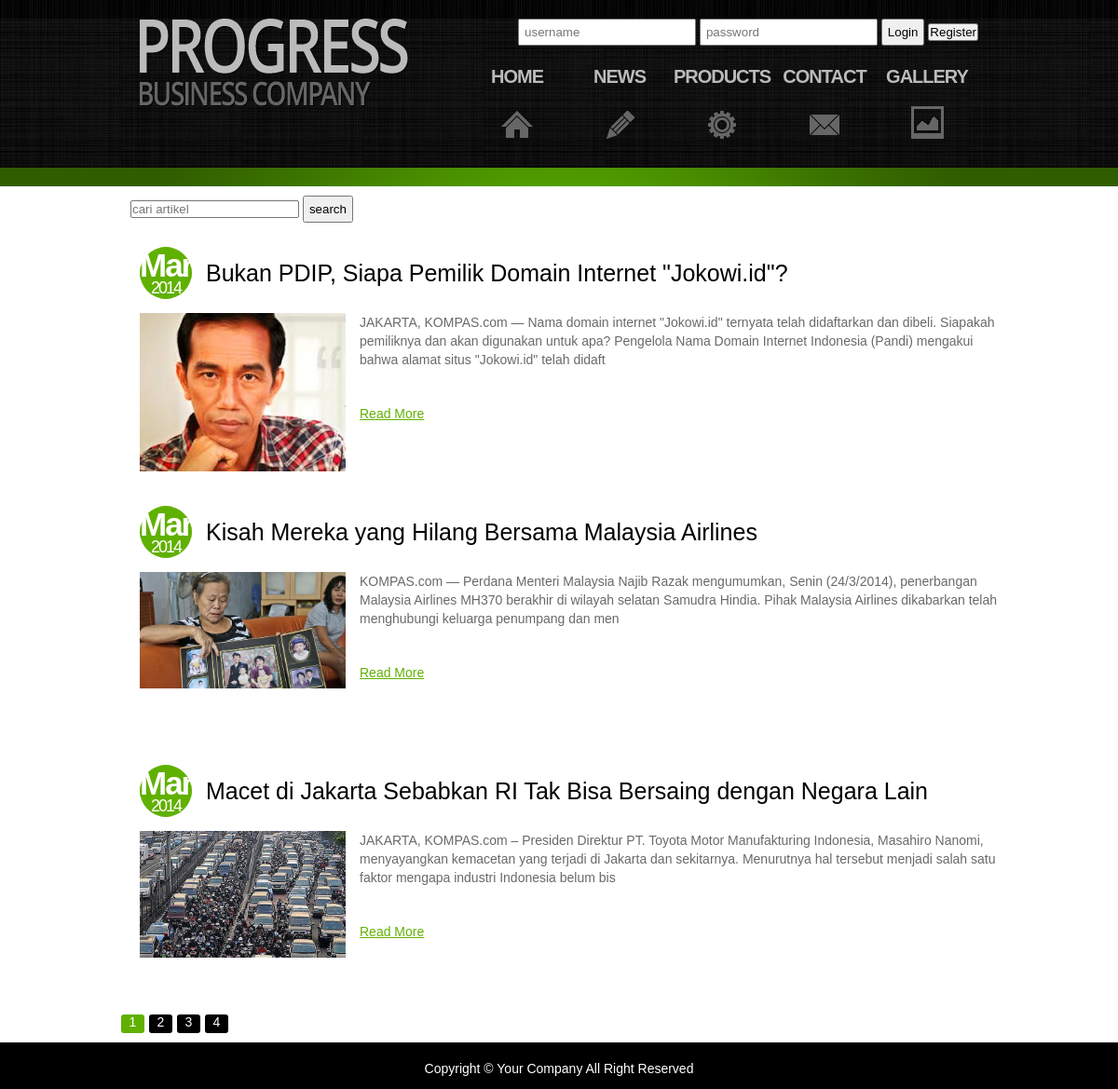
Page /news.php on the committed database.
### tables this page shows
CREATE TABLE IF NOT EXISTS `news_tbl` (
  `id_news` int(10) NOT NULL,
  `title` varchar(255) NOT NULL,
  `description` text NOT NULL,
  `images` varchar(50) NOT NULL,
  `createdate` datetime NOT NULL
);

### news.php (the view, shortened to what this page needs)
<!doctype html>
<html>
<head>
<link href="css/style.css" rel="stylesheet" type="text/css">
</head>
<body>
<div id="wrapper">
  <div id="header">
           <div class="container">
                 <div id="container" clear:both;>
          <div class="login" style="height: 30px; float: right;">
          <?php include "config/config.php";
          if (isset($_SESSION['username'])){ ?>
          <p class="welcome">
            Halo, Selamat Datang <?php echo $_SESSION['username']; ?>
            <a href="process/logout_submit.php">Log Out</a>
          </p>
          <?php }else{ ?>
          <form action="process/login_submit.php" method="post" class="member_frm_lgn">
            <input type="text" name="username" placeholder="username" required>
            <input type="password" name="password" placeholder="password" required>
            <input type="submit" value="Login" >
            <a href="register.php"><input type="button" value="Register"></a>
          </form>
          <?php } ?>
          </div>
        </div>
                <img id="logo" src="images/logo.png">
                <div id="menu">
                    <ul>
                           <li class="nav1"><a href="index.php">HOME</a></li>
                        <li class="nav2"><a href="news.php">NEWS</a></li>
                        <li class="nav3"><a href="products.php">PRODUCTS</a></li>
                        <li class="nav4"><a href="contact.php">CONTACT</a></li>
                        <li class="nav5"><a href="gallery.php">GALLERY</a></li>
                    </ul>
                </div>
           </div>
     </div>
   <div id="greenLine"></div>
        <div id="content">
            <div class="container" clear:both;>
            <div class="top" >
                    <form action="search_news.php" method="get">
                        <input type="text" name="search" placeholder="cari artikel">
                        <input type="submit" value="search">
                    </form>
            </div>
            <?php
                $view = 3;
                if(isset($_GET['page'])){
                  $page_aktif = $_GET['page'];
                }else{
                  $page_aktif = 1;
                }
                $awaldata = ($page_aktif-1)*$view;
                $sql = "SELECT * FROM news_tbl LIMIT $awaldata,$view";
                $qnews = $koneksi->query($sql);
                $rownews = $qnews->fetch_assoc();
                do{
            ?>
              <div class="newsitem">
                  <div class="date_circle"><p class="day">
                  <?php
                    $a=$rownews['createdate'];
                    $b=date('M', strtotime($a));
                    echo $b;
                  ?>
                  <span class="month">
                      <?php
                       $c=date('Y', strtotime($a));
                       echo $c;
                     ?>
                  </span></p></div>
                    <h2 class="news_title"><?php echo $rownews['title']; ?></h2>
                    <div class="img_box" style="width:221px; height:182px; float:left;">
                    <img src="news_images/<?php echo $rownews['images'];?>" class="news_image"></div>
                    <p class="news_synopsis"><?php echo substr($rownews['description'],0,250); ?></p>
                    <a href="news_detail.php?id_news=<?php echo $rownews['id_news']; ?>" class="link_detail">Read More</a>
                </div>
                <?php
                    }while($rownews = $qnews->fetch_assoc());
                ?>
                 <?php
                    $sqltotal = "SELECT * FROM news_tbl";
                    $qtotal = $koneksi->query($sqltotal);
                    $total_data = $qtotal->num_rows;
                    $total_page = ceil($total_data/$view);
                ?>
                <div class="pagination" style="padding-top: 10px; height:30px; ">
                  <?php for ($i=1; $i<=$total_page ; $i++) {
                    if($i==$page_aktif){ ?>
                      <div class="pagelinkactive">
                        <?php echo $i; ?>
                      </div>
                    <?php } else{?>
                      <a href="?page=<?php echo $i; ?>" class="pagelink">
                        <?php echo $i; ?>
                      </a>
                  <?php }
                }?>
                </div>
            </div>
        </div>
        <div id="footer">
            <div class="container">
                <p> Copyright &copy; Your Company All Right Reserved</p>
            </div>
        </div>
</div>
</body>
</html>

### css/style.css (style rules this page uses)
* { margin:0px; padding:0px; }
body { background:#000; font:14px "Trebuchet MS", Arial, Helvetica, sans-serif; }
.container { width:940px; height:100%;margin:auto; overflow:auto; overflow-y:hidden; overflow-x:hidden; }
#header { background:url(../images/bg.jpg); height:180px; }
#logo { margin-top:20px; margin-left:20px; float:left; }
#menu { height:auto; float:right; margin-top:20px; padding: 20px; }
#menu li { float:left; list-style:none; width:110px; }
#menu li a { display:block; font:20px "Trebuchet MS", Arial, Helvetica, sans-serif; line-height:1.2em; color:#bbb; text-transform:uppercase; text-decoration:none; text-align:center; letter-spacing:-1px; height:79px; font-style:normal; font-weight:700 }
.nav1 { background:url(../images/menu_icon1.gif) no-repeat center bottom; }
.nav2 { background:url(../images/menu_icon2.gif) no-repeat center bottom; }
.nav3 { background:url(../images/menu_icon3.gif) no-repeat center bottom; }
.nav4 { background:url(../images/menu_icon4.gif) no-repeat center bottom; }
.nav5 { background:url(../images/image_gallery/icon_gallery.png) no-repeat center bottom; }
#greenLine { background:url(../images/bg_top_img.jpg) center no-repeat #305D00; height:20px; }
#content { background:#fff; min-height:500px; }
.newsitem { min-height:200px; width:100%; padding:20px 20px 20px 20px; overflow:auto; }
.date_circle { height:56px; float:left; width:56px; background:url(../images/date_circle_bg.png); center no-repeat; color:#FFF; text-align:center; }
.day { text-align:center; font-size:35px;font-weight:700; letter-spacing:-2px; }
.month { text-align:center; font-size:18px; font-weight:400; display:block; margin-top:-6px; }
.news_title { width:800px; line-height:26px; min-height:40px; float:left; margin-top:15px; margin-left:15px; font-size:25px; font-weight:400; }
.news_image { float:left; margin-top:15px; width: 100%; }
.news_synopsis { float:left; margin-top:15px; margin-left:15px; width:700px; line-height:20px; min-height:90px; color:#696969 }
.link_detail { float:left; margin-left:15px; color:#60B000; display:block; margin-top:10px; }
#footer { background:#000; height:30px; margin:auto; text-align:center; font-size:14px; color:#FFF; padding-top:20px; }
.member_frm_lgn { padding: 20px; }
.member_frm_lgn input[type=text],[type=password] { padding: 5px; }
.form_regis input[type=text],[type=email],[type=password],textarea,[type=submit] { padding: 5px }

### news.php (style rules this page uses)
.top { height: 25px;padding:10px; }
.top form { float:left; width: 250px; }
.pagelinkactive { background-color: #60b000; color:#fff; text-align: center; height: 20px; width: 25px; display: block; float: left; border-radius: 3px; margin-right: 5px; margin-bottom: 1px; }
.pagelink { background-color: #000; color:#fff; text-align: center; height: 20px; width: 25px; display: block; float: left; border-radius: 3px; margin-right: 5px; margin-bottom: 1px; text-decoration: none; }

### rows in the picture
news_tbl: createdate "Mar", createdate "2014", title "Bukan PDIP, Siapa Pemilik Domain Internet \"Jokowi.id\"?", images (picture), description "JAKARTA, KOMPAS.com — Nama domain internet \"Jokowi.id\" ternyata telah didaftarkan dan dibeli. Siapakah pemiliknya dan akan digunakan untuk apa? Pengelola Nama Domain Internet Indonesia (Pandi) mengakui bahwa alamat situs \"Jokowi.id\" telah didaft"
news_tbl: createdate "Mar", createdate "2014", title "Kisah Mereka yang Hilang Bersama Malaysia Airlines", images (picture), description "KOMPAS.com — Perdana Menteri Malaysia Najib Razak mengumumkan, Senin (24/3/2014), penerbangan Malaysia Airlines MH370 berakhir di wilayah selatan Samudra Hindia. Pihak Malaysia Airlines dikabarkan telah menghubungi keluarga penumpang dan men"
news_tbl: createdate "Mar", createdate "2014", title "Macet di Jakarta Sebabkan RI Tak Bisa Bersaing dengan Negara Lain", images (picture), description "JAKARTA, KOMPAS.com – Presiden Direktur PT. Toyota Motor Manufakturing Indonesia, Masahiro Nanomi, menyayangkan kemacetan yang terjadi di Jakarta dan sekitarnya. Menurutnya hal tersebut menjadi salah satu faktor mengapa industri Indonesia belum bis"
